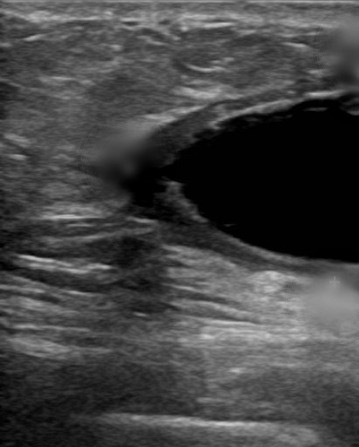
%> input picture SeromaSegmentation/simpler_tests/seroma at edge segmentation test/seroma_edge.jpg, 359 x 447 px
$ octave seroma_edge_segmentation.m   (GNU Octave 9; MATLAB toolbox functions it lacks are replaced by stand-ins)
%> lines starting %> are read from the running program, lines starting %| are printed output that depends on the picture; in (x1, y1, x2, y2) boxes, pixels count from 0 and x2, y2 are one past the last pixel; in counts of white or black regions, pixels touching at a corner belong together; the program's own positions count from 1
### SeromaSegmentation/simpler_tests/seroma at edge segmentation test/Preprocess.m
function O = Preprocess(I)

%preprocess image - grayscale, sharpen, equalize histogram
I = rgb2gray(I);
I = imsharpen(I);
I = histeq(I);
O = I;

end

### SeromaSegmentation/simpler_tests/seroma at edge segmentation test/Contour.m
function [O, contours] = Contour(I, bi_thresh, se_erode, se_dilate)

%obtain contours - binarize, invert, erode, dilate, find contours

I = imbinarize(I, bi_thresh);
I = imcomplement(I);
%I = imfill(I, 'holes'); %commented b/c goes a little too far
%I = imclearborder(I); %might need to remove as seroma might be at edge
I = imerode(I, se_erode);
I = imdilate(I, se_dilate);
contours = bwboundaries(I);
O = I;

end

### SeromaSegmentation/simpler_tests/seroma at edge segmentation test/IsContourGood.m
function [contours_good] = IsContourGood(contours_raw, min_contour_length)
%ISCONTOURGOOD Checking various factors to remove unrelated contours

contours_good = cell(length(contours_raw), 1);
cnt_good_counter = 1;

for k = 1:length(contours_raw)
    cnt = contours_raw{k};

    %check for small contours
    if length(cnt) < min_contour_length
        continue
    else
        %append list of good contours
        contours_good{cnt_good_counter, 1} = cnt;
        cnt_good_counter = cnt_good_counter + 1;
    end
end
%remove empty entries
contours_good = contours_good(~cellfun('isempty',contours_good));
end

### SeromaSegmentation/simpler_tests/seroma at edge segmentation test/seroma_edge_segmentation.m
clc; clear; close all;


bi_thresh = 0.23;
se_erode = strel('disk',4,6);
se_dilate = strel('disk',4,4);
min_contour_length = 400;

seroma_edge = imread('seroma_edge.jpg');
%> seroma_edge is the input picture: size 447x359x3 uint8; min 0, max 205, mean 67.8
seroma_edge = Preprocess(seroma_edge);
%> in Preprocess, `I = histeq(I);`:
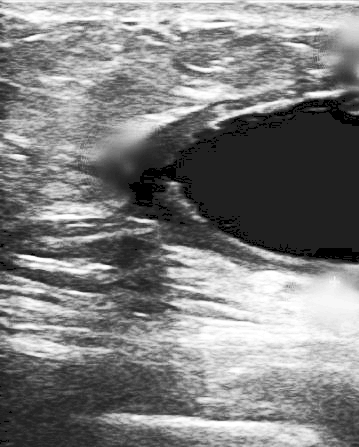
%> I: size 447x359 uint8; min 0, max 255, mean 128.1
[seroma_cont, contours] = Contour(seroma_edge, bi_thresh, se_erode, se_dilate);
%> in Contour, `I = imbinarize(I, bi_thresh);`:
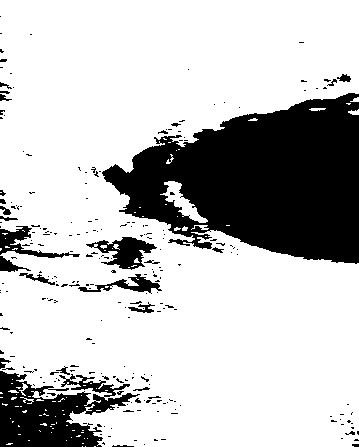
%> I: size 447x359 logical; 76.2% white; 246 black regions (220 under 20 px), largest, box (x1, y1, x2, y2) and area: (102, 93, 359, 264) 27882, (0, 371, 140, 447) 5881, (86, 237, 157, 270) 1054
%> in Contour, `I = imerode(I, se_erode);`:
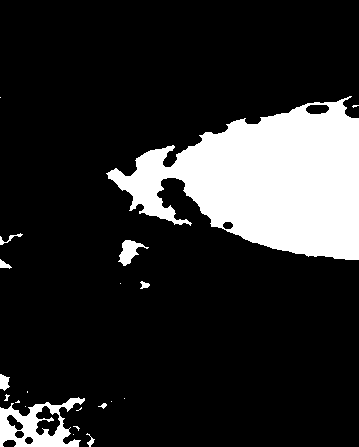
%> I: size 447x359 logical; 16.8% white; 21 white regions (11 under 20 px), largest, box (x1, y1, x2, y2) and area: (106, 96, 359, 260) 24089, (0, 397, 85, 447) 2039, (118, 240, 149, 266) 361
%> in Contour, `I = imdilate(I, se_dilate);`:
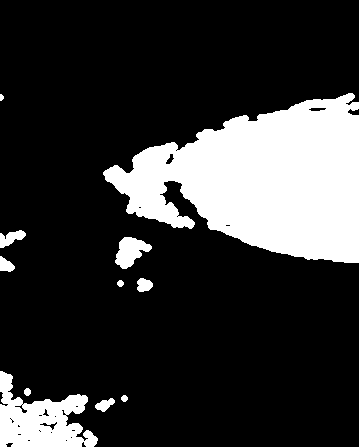
%> I: size 447x359 logical; 20.4% white; 11 white regions, largest, box (x1, y1, x2, y2) and area: (103, 93, 359, 263) 26975, (0, 371, 98, 447) 4113, (115, 237, 152, 269) 693
%> in Contour, `contours = bwboundaries(I);`: contours = 37 boundaries; largest, box (x1, y1, x2, y2) and points: (103, 93, 359, 263) 896, (0, 371, 98, 447) 426, (115, 237, 152, 269) 103, (0, 230, 26, 248) 73, (0, 256, 15, 272) 45
%> contours = 37 items
contours_good = IsContourGood(contours, min_contour_length);
%> the loop in IsContourGood, `for k = 1:length(contours_raw)` made 37 passes
%> cnt_good_counter on passes 4, 7: 2, 3
%> cnt on passes 12, 13, 14, 16, 17, 18: [419 11; 419 11], [420 12; 420 12], [421 13; 422 14; 423 13; 422 13; 421 13], [426 19; 427 20; 427 19; 426 19], [435 19; 435 20; 435 21; 435 20; 435 19], [405 23; 405 23]
%> in IsContourGood, `contours_good = contours_good(~cellfun('isempty',contours_good));`: contours_good = 2 items
%> contours_good = 2 items

imshow(seroma_cont);
hold on

plot(contours_good{1}(:,2), contours_good{1}(:,1), 'Linewidth', 3)
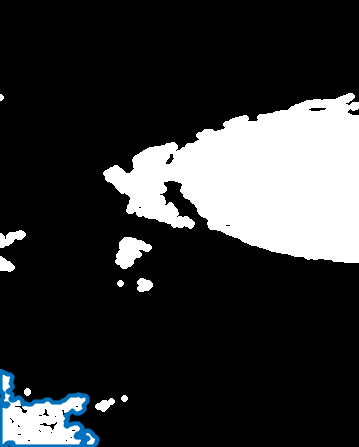
%> figure redrawn from the program's plot data
